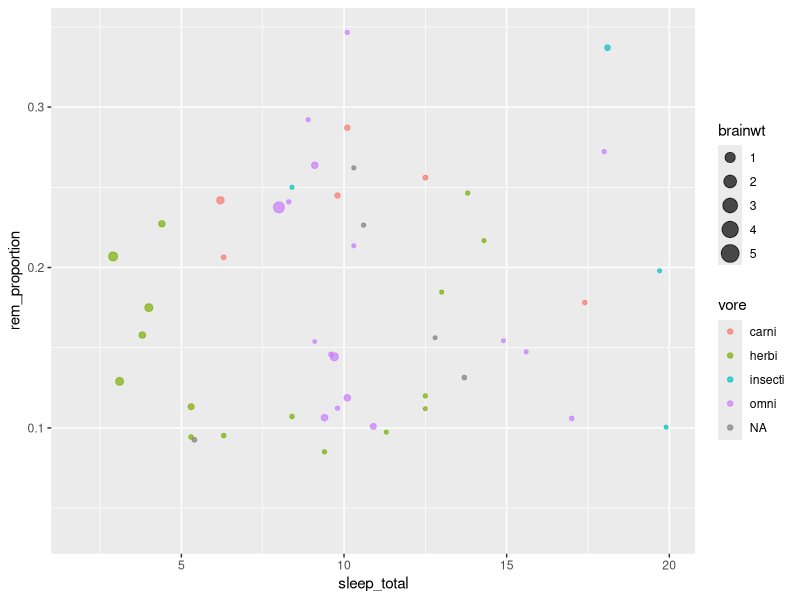
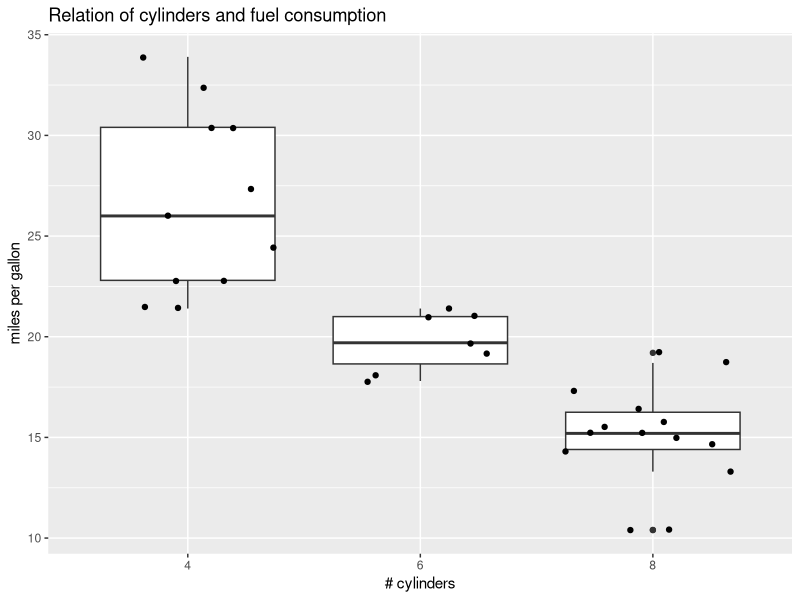

Write the R code that produced these figures, in order.
## ---- chunk 1
library(readr)
library(dplyr)
library(ggplot2)

## adjust print rendering
options(
  width = 90,
  dplyr.width = 70,
  dplyr.print_max = 20
)
## ---- chunk 2
msleep = read_tsv("data/msleep.tsv")
## ---- chunk 3
head(msleep)
## ---- chunk 4
glimpse(msleep)
## ---- chunk 5
msleep = mutate(msleep, rem_proportion = sleep_rem / sleep_total)

glimpse(msleep)
## ---- chunk 6
ggplot(msleep, 
    aes(sleep_total, rem_proportion, color=vore, size=brainwt)
) + geom_point(alpha=0.7)
## ---- chunk 7
ggplot(mtcars, aes(x=as.factor(cyl), y=mpg)) +
    geom_boxplot() +
    geom_point(position="jitter") +
    ggtitle("Relation of cylinders and fuel consumption") +
    xlab("# cylinders") + ylab("miles per gallon")
